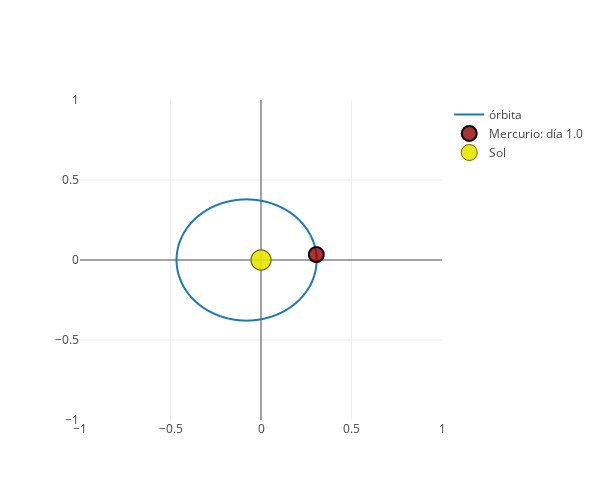

Write notebook code for a chart like this one.
### Markdown cell above
## Representación de la órbita del planeta

Tras el cálculo de los valores anteriores, pasamos ahora a representar en los ejes cartesianos. Una vez ejecutada la celda de código siguiente, se muestra de nuevo la lista desplegable y el cuadro de texto para introducir el día.

Debajo, se mostrará un gráfico en el que aparece dibujada la órbita, el Sol en el punto (0,0), y el planeta sobre la órbita, en la posición dada por el día especificado.

### Code cell
orbit_planet_picker = wdgs.Dropdown(options=planets_dict, description="Planeta")
orbit_day_picker = wdgs.FloatText(value=1, description="Día", disabled=False)
wdgs.interact(displayer.display_orbit, planet=orbit_planet_picker, time=orbit_day_picker);

### Figure 1 — Plotly figure (JSON) as saved in the notebook; plotly's stock layout.template omitted (floating-point values rounded to 4 significant figures; data arrays with more than 128 entries replaced by an {"elided": "..."} marker saying what was removed)
{"data": [{"name": "órbita", "type": "scattergl", "x": {"elided": "201 float values"}, "y": {"elided": "201 float values"}}, {"marker": {"color": "rgba(152, 0, 0, .8)", "line": {"color": "rgb(0, 0, 0)", "width": 2}, "size": 15}, "mode": "markers", "name": "Mercurio: día 1.0", "type": "scattergl", "x": [0.3057], "y": [0.03401]}, {"marker": {"color": "rgba(230, 230, 0, .9)", "line": {"color": "rgb(100,100,0)", "width": 1}, "size": 20}, "mode": "markers", "name": "Sol", "type": "scattergl", "x": [0], "y": [0]}], "layout": {"height": 500, "width": 600, "xaxis": {"anchor": "y", "range": [-1, 1]}, "yaxis": {"anchor": "x", "autorange": false, "range": [-1, 1]}}}
